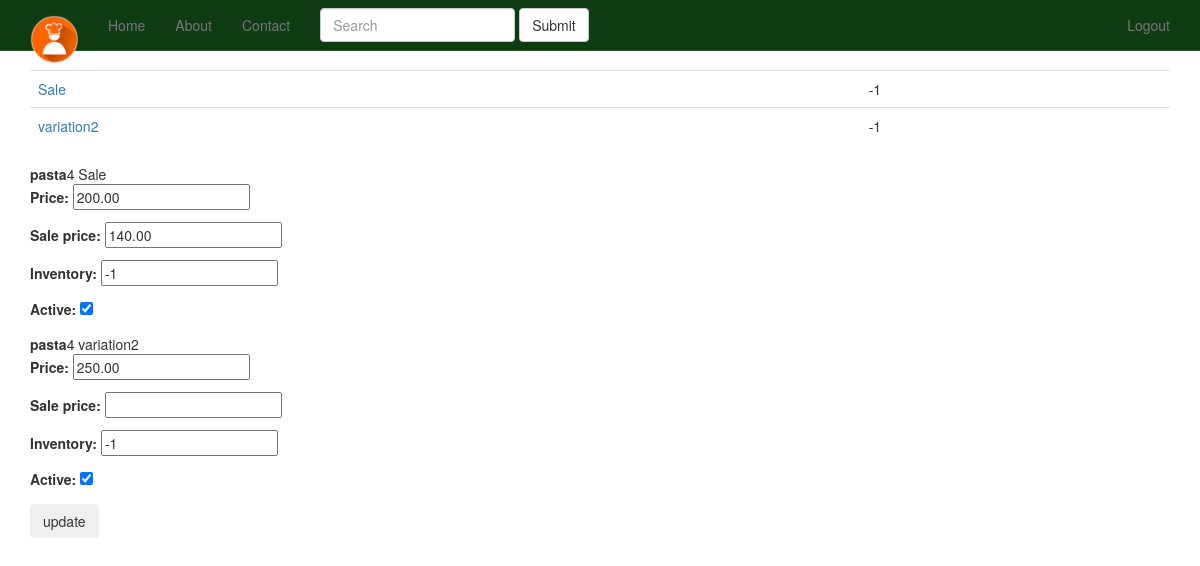
Page /products/4/inventory/ (signed in) on the earlier database version.
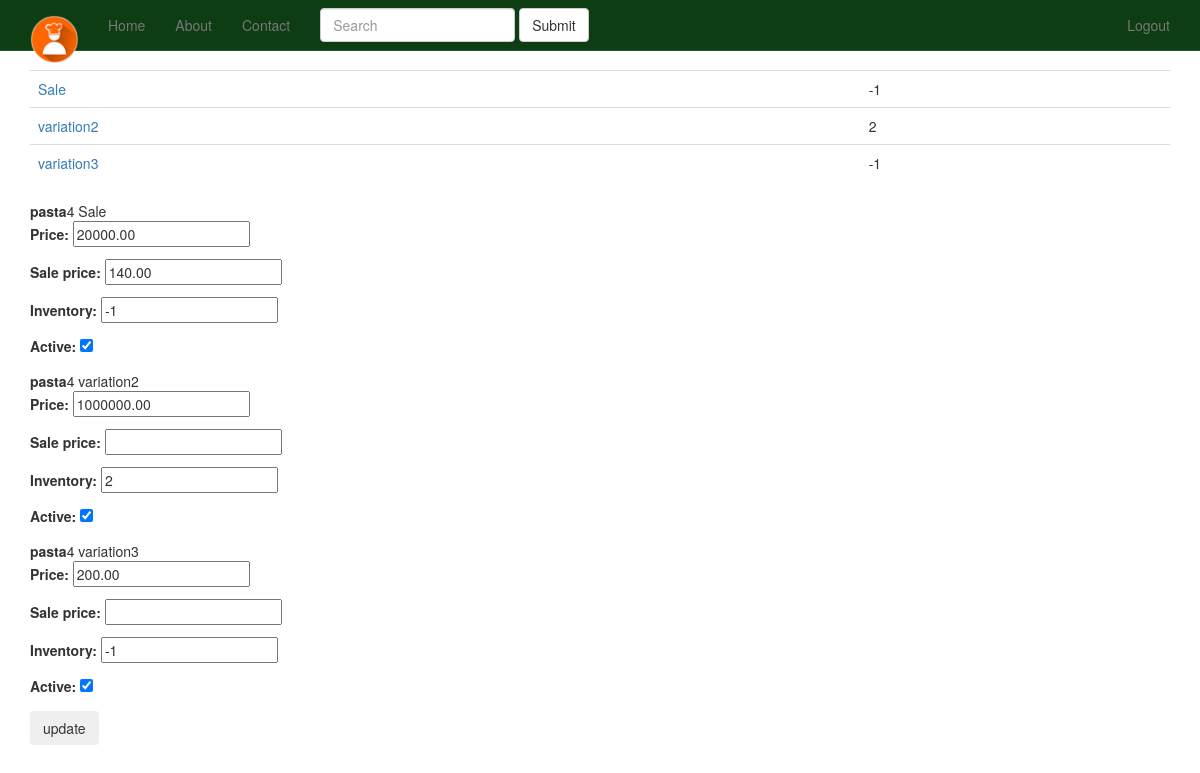
Same page on the later database version.
### products/models.py (models this page shows)
class Variation(models.Model):
	product = models.ForeignKey(Product)
	title = models.CharField(max_length=120)
	price = models.DecimalField(decimal_places=2, max_digits=20)
	sale_price = models.DecimalField(decimal_places = 2,max_digits=20, null=True, blank=True)
	active = models.BooleanField(default=True)
	inventory = models.IntegerField(null=True,blank=True)
	def __unicode__(self):
		return self.title
	def get_price():
		if self.sale_price is not None:
			return self.sale_price
		else:
			return self.price
	def get_absolute_url(self):
		return self.product.get_absolute_url()

class Product(models.Model):
	title = models.CharField(max_length=120)
	description = models.TextField(blank=True, null=True)
	price = models.DecimalField(decimal_places=2, max_digits=20)
	quantity = models.IntegerField(default=0)
	active = models.BooleanField(default=True)
	objects = ProductManager()
	def __unicode__(self):
		return self.title
	def get_absolute_url(self):
		return reverse("product_detail", kwargs={"pk": self.pk})

### products/views.py (the view)
# urls.py: url(r'^(?P<pk>\d+)/inventory/$', VariationListView.as_view(template_name="products/variation_list.html"), name='product_inventory'),
class VariationListView(StaffRequiredMixin, ListView):
	model = Variation
	queryset = Variation.objects.all()
	def get_context_data(self, *args, **kwargs):
		context = super(VariationListView, self).get_context_data(*args, **kwargs)
		context["formset"] = VariationInventoryFormSet(queryset = self.get_queryset())
	 	return context
	def get_queryset(self, *args, **kwargs):
		product_pk = self.kwargs.get("pk")
		if product_pk:
			product = get_object_or_404(Product, pk=product_pk)
			queryset = Variation.objects.filter(product=product)
		return queryset
	def post(self, request, *args, **kwargs):
		formset = VariationInventoryFormSet(request.POST, request.FILES)
		if formset.is_valid():
			formset.save(commit=False)
			for form in formset:
				new_item = form.save(commit=False)
				if new_item.title:
					product_pk = self.kwargs.get("pk")
					product = get_object_or_404(Product, pk=product_pk)
					new_item.product = product
					new_item.save()
			messages.success(request, "Your Inventory is Updated")
			return redirect('products')

### products/mixins.py (called while the page is built)
	@method_decorator(login_required)
	def dispatch(self, request, *args, **kwargs):
		if request.user.is_staff:
			return super(StaffRequiredMixin, self).dispatch(request, *args, **kwargs)
		else:
			raise Http404

### products/models.py (called while the page is built)
	def active(self):
		return self.filter(active=True)

	def get_queryset(self):
		return ProductQuerySet(self.model, using=self._db)

	def all(self, *args, **kwags):
		return self.get_queryset().active()

### products/templates/products/variation_list.html (shortened to what this page needs)
{% extends "base.html" %}
{% block content %}
<table class="table">
{% for object in object_list %}
<tr>
	<td><a href="{{ object.get_absolute_url }}">{{ object.title }}</td>
	<td>{{ object.inventory }}</td>
</tr>
{% endfor %}
</table>
<form method="POST" action="">{% csrf_token %}
{% for form in formset %}
<b>{{ form.instance.product.title }}</b>4
{{ form.instance.title }}
{{ form.as_p }}
{% endfor %}
<input type="submit" value="update" class="btn">
</form>
{% endblock %}

### templates/base.html (shortened to what this page needs)
{% load staticfiles %}
<!DOCTYPE html>
<html lang="en">
  <head>
    {% include 'head_css.html' %}
  </head>
  <body>
  {% include 'navbar.html' %}
    <div class="container">
            {% block content %}
            {% endblock %}
    </div>
  </body>
</html>

### templates/head_css.html
{% load staticfiles %}
    <link rel="stylesheet" href="//maxcdn.bootstrapcdn.com/font-awesome/4.3.0/css/font-awesome.min.css">
    <link href="{% static 'css/bootstrap.min.css' %}" rel="stylesheet">
    <link href="{% static 'css/navbar-static-top.css' %}" rel="stylesheet">
     <link href="{% static 'css/custom.css' %}" rel="stylesheet">

### templates/navbar.html (shortened to what this page needs)
   {% load staticfiles %}
    <nav class="navbar navbar-default navbar-static-top">
      <div class="container">
        <div class="navbar-header">
          <a class="navbar-brand" href="{% url 'home' %}"><img src="{% static 'img/favicon.ico' %}" /></a>
        </div>
        <div id="navbar" class="navbar-collapse collapse">
          <ul class="nav navbar-nav">
            <li><a href="{% url 'home' %}">Home</a></li>
            <li><a href="{% url 'about' %}">About</a></li>
            <li><a href="{% url 'contact' %}">Contact</a></li>
            <form class="navbar-form navbar-left" method="GET" role="search" action="{% url "products" %}">
            <div class="form-group">
            <input type="text" class="form-control" placeholder="Search" name="q" >
            </div>
            <button type="submit" class="btn btn-default">Submit</button>
            </form>
          </ul>
          <ul class="nav navbar-nav navbar-right">
          {% if request.user.is_authenticated %}
            <li><a href="{% url 'auth_logout' %}">Logout</a></li>
            {% else %}
            <li><a href="{% url 'registration_register' %}">Register</a></li>
            {% endif %}
          </ul>
        </div>
      </div>
    </nav>

### templates/javascript.html (shortened to what this page needs)
{% load staticfiles %}

### static_in_pro/our_static/css/navbar-static-top.css (style rules this page uses)
body { min-height: 1000px; }
.navbar-static-top { margin-bottom: 19px; background-color: #0E3D14; border-color: #1A5F23; }
.navbar-default .navbar-brand { color: #FFF; }

Differences in the rows shown:
changed Variation "variation2": inventory "-1" → "2"
added Variation: title "variation3", inventory "-1", instance.product "pasta", instance "variation3"
Other differences:
form field as_p: "200.00" → "20000.00"
form field as_p: "250.00" → "1000000.00"
form field as_p: "-1" → "2"
new list line: "4 Price: Sale price: Inventory: Active: 200.00  -1 ☑"
